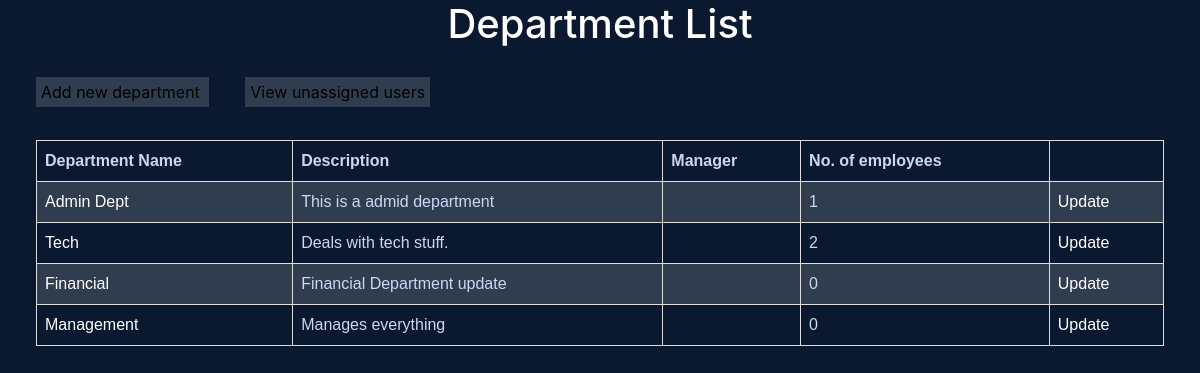
Before: /ad/department-list (signed in) with the older database file.
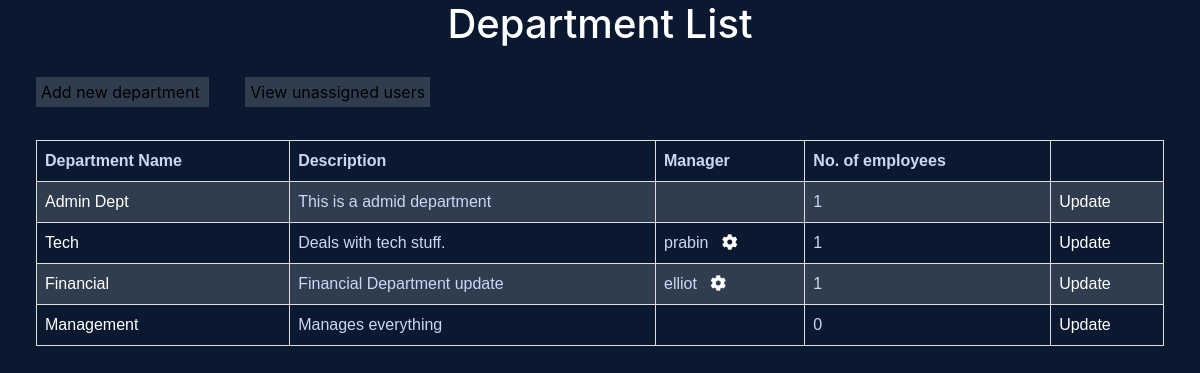
After: the same page with the newer database file.
### core/models.py (models this page shows, shortened)
class Department(models.Model):
	name = models.CharField(max_length=60)
	description = models.CharField(max_length=264)

class EmployeeJobInfo(models.Model):
	user = models.OneToOneField(User, on_delete=models.CASCADE)
	job_title = models.CharField(max_length=50)
	rank = models.CharField(max_length=25, choices=rank_choices)
	working_hours = models.CharField(max_length=25, choices=working_hours_choices)
	department = models.ForeignKey(Department, on_delete=models.SET_NULL, blank=True, null=True)
	roles = models.ForeignKey(Role, on_delete=models.SET_NULL, blank=True, null=True)
	Pay_Grade = models.ForeignKey(PayGrade, on_delete=models.SET_NULL, blank=True, null=True)
	isManager = models.BooleanField(default=False)

### assignment/views.py (the view)
# urls.py: path('department-list', DepartmentList.as_view(), name='department-list'),
class DepartmentList(AdminRequiredMixin, ListView):
	template_name = "assignment/departmentlist.html"
	model = Department
	context_object_name = 'department'
	def get_context_data(self, **kwargs):
		context = super().get_context_data(**kwargs)
		context['department'] = Department.objects.all()
		context['department_count'] = []
		context['dept_manager'] = []
		for dept in context['department']:
			dept_manager = {
				'department_name': dept.name,
				'dept_manager' : DepartmentManager.objects.filter(department=dept)
			}
			count = {
				'department_name': dept.name,
				'count' : EmployeeJobInfo.objects.filter(department=dept).count(),
				'dept_manager' : EmployeeJobInfo.objects.filter(department=dept).filter(isManager=True)
			}
			context['dept_manager'].append(dept_manager)
			context['department_count'].append(count)
		return context

### assignment/views.py (called while the page is built)
    def dispatch(self, request, *args, **kwargs):
        usr = request.user
        if usr.is_authenticated and usr.is_superuser:
            pass
        else:
            return redirect('core:index')
        return super().dispatch(request, *args, **kwargs)

### assignment/templates/assignment/departmentlist.html (shortened to what this page needs)
{% extends 'core/base.html' %}
{% block content %}
	<h1>Department List</h1>
	<br>
	<a class='add-dept' href="{% url 'createMode:create-departent' %}">
		Add new department
	</a>
	<a class='add-dept' href="{% url 'assignment:unassigned-list' %}">
		View unassigned users
	</a>
	<table>
		<tr>
			<th>Department Name</th>
			<th>Description</th>
			<th>Manager</th>
			<th>No. of employees</th>
			<th></th>
		</tr>
			{% for department in department %}
				<tr>
			    	<td> <a href="{% url 'assignment:userlist' department.pk %}">
			    		{{ department.name}}
			    	</a></td>
			    	<td> {{ department.description }}</td>
			    	<td>
						{% for dept in department_count  %}
							{% if dept.department_name == department.name %}
								{% for manager in dept.dept_manager %}
									{{ manager.user.username }}
									<a href="{% url 'createMode:jobinfo-update' manager.pk %}"><i class="fas fa-cog"></i></a>
								 <br>
								{% endfor %}
							{% endif %}
					{% endfor %}
			    	</td>
			    	<td>
			    		{% for dept in department_count  %}
							{% if dept.department_name == department.name %}
								{{ dept.count }}
							{% endif %}
					{% endfor %}
			    	</td>
			    	<td>
			    		<a href="{% url 'createMode:update-department' department.pk %}">Update</a>
			    	</td>
			    </tr>
			{% endfor %}
	</table>
{% endblock %}

Changed rows visible on the page:
changed Department "Tech": gains EmployeeJobInfo (user.username "prabin")
changed Department "Financial": gains EmployeeJobInfo (user.username "elliot")
Other visible differences:
new list line: "1"
list line gone: "2"
list line gone: "0"
